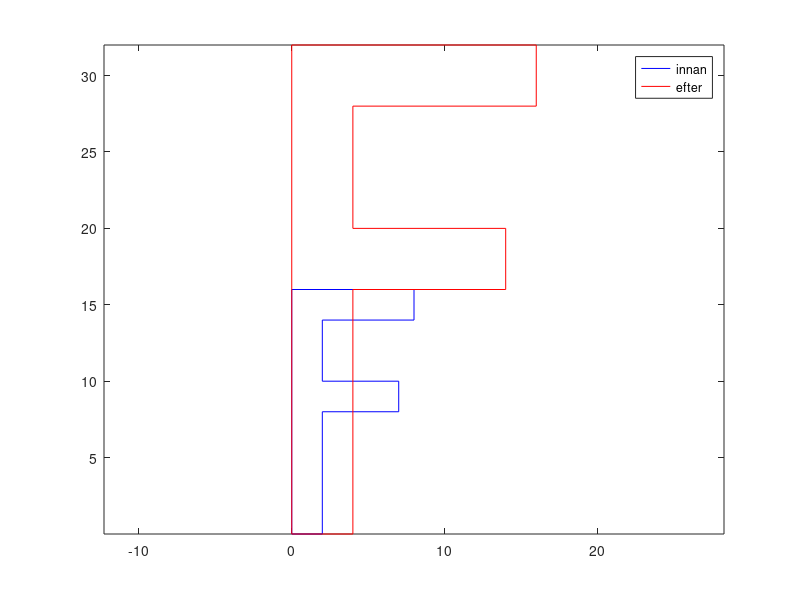
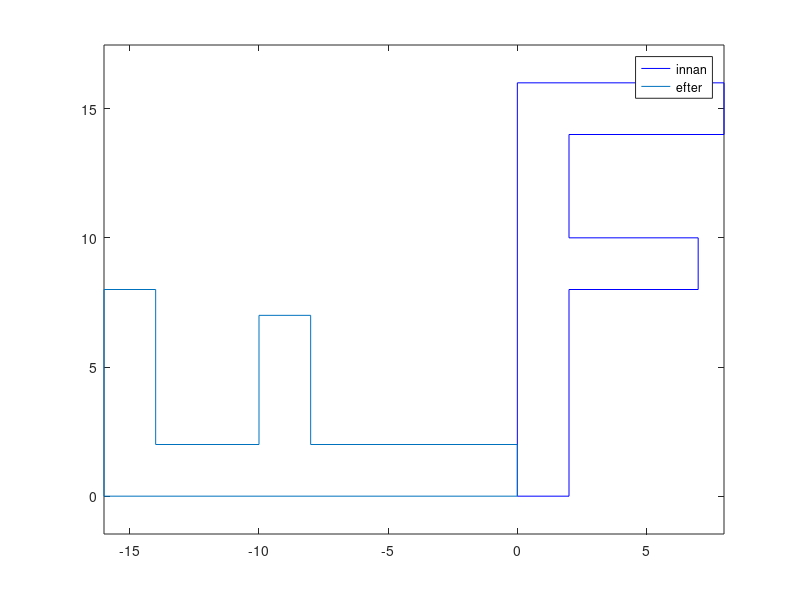
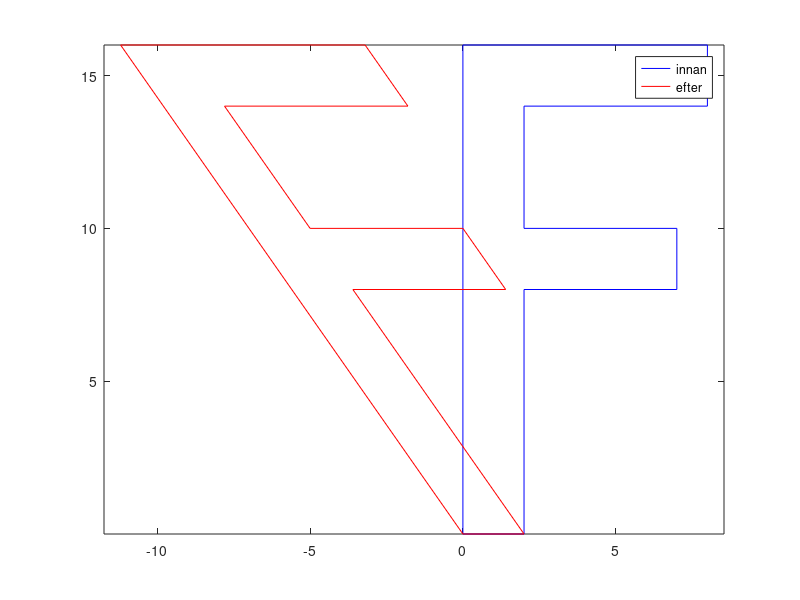
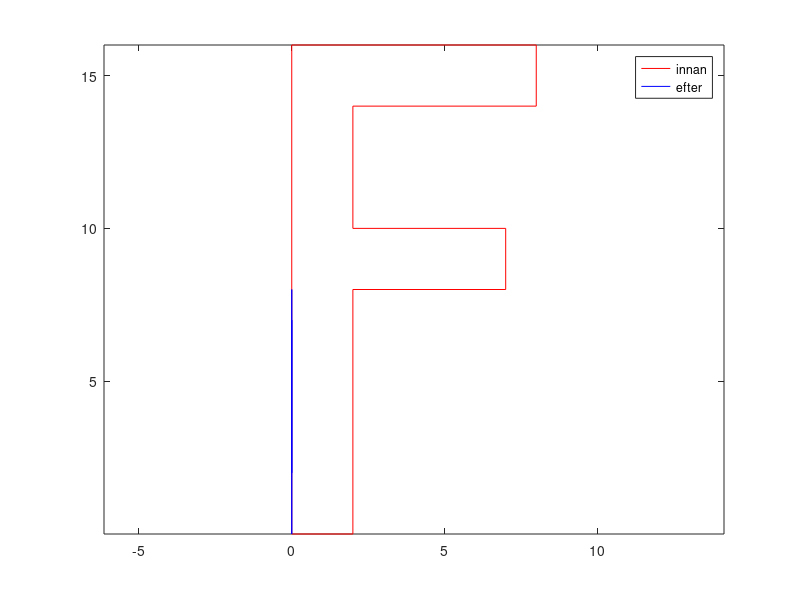

These figures' MATLAB source, in order:
clear
close all

startmatris=[0 2 2 7 7 2 2 8 8 0 0; 0 0 8 8 10 10 14 14 16 16 0];
xpos = startmatris(1,:);
ypos = startmatris(2,:);

% scale
xscale = 2*xpos;
yscale = 2*ypos;

%plot scale
figure(1)
plot(xpos, ypos,'-b',xscale,yscale,'-r')
axis equal;
legend('innan', 'efter')


%Rotation
my_angle = 90; %angle in degrees
xr = cosd(my_angle)*xpos - sind(my_angle)*ypos ;
yr = cosd(my_angle)*ypos + sind(my_angle)*xpos ;

%plot rotation
figure(2)
plot(xpos,ypos,'-b',xr,yr)
axis equal;
legend('innan', 'efter')

%plot skjuvning
figure(3)
plot(xpos,ypos,'-b',xpos+ ypos*-0.7,ypos,'-r')
axis equal;
legend('innan', 'efter')

%projektion
xp = cosd(my_angle)^2*xpos + sind(my_angle)*cosd(my_angle)*ypos ;
yp = sind(my_angle)*cosd(my_angle)*ypos + sind(my_angle)^2*xpos ;

%plot
figure(4)
plot(xpos,ypos,'-r',xp,yp,'-b')
axis equal;
legend('innan', 'efter')

%Spegling
xs = cosd(2 *my_angle)*xpos + sind(2 *my_angle)*ypos ;
ys = -cosd(2 * my_angle) * ypos + sind(2 *my_angle)*xpos ;

%plot spegling
figure(5)
plot(xpos,ypos,'-r',xs,ys,'-b')
axis equal;
legend('innan', 'efter')



